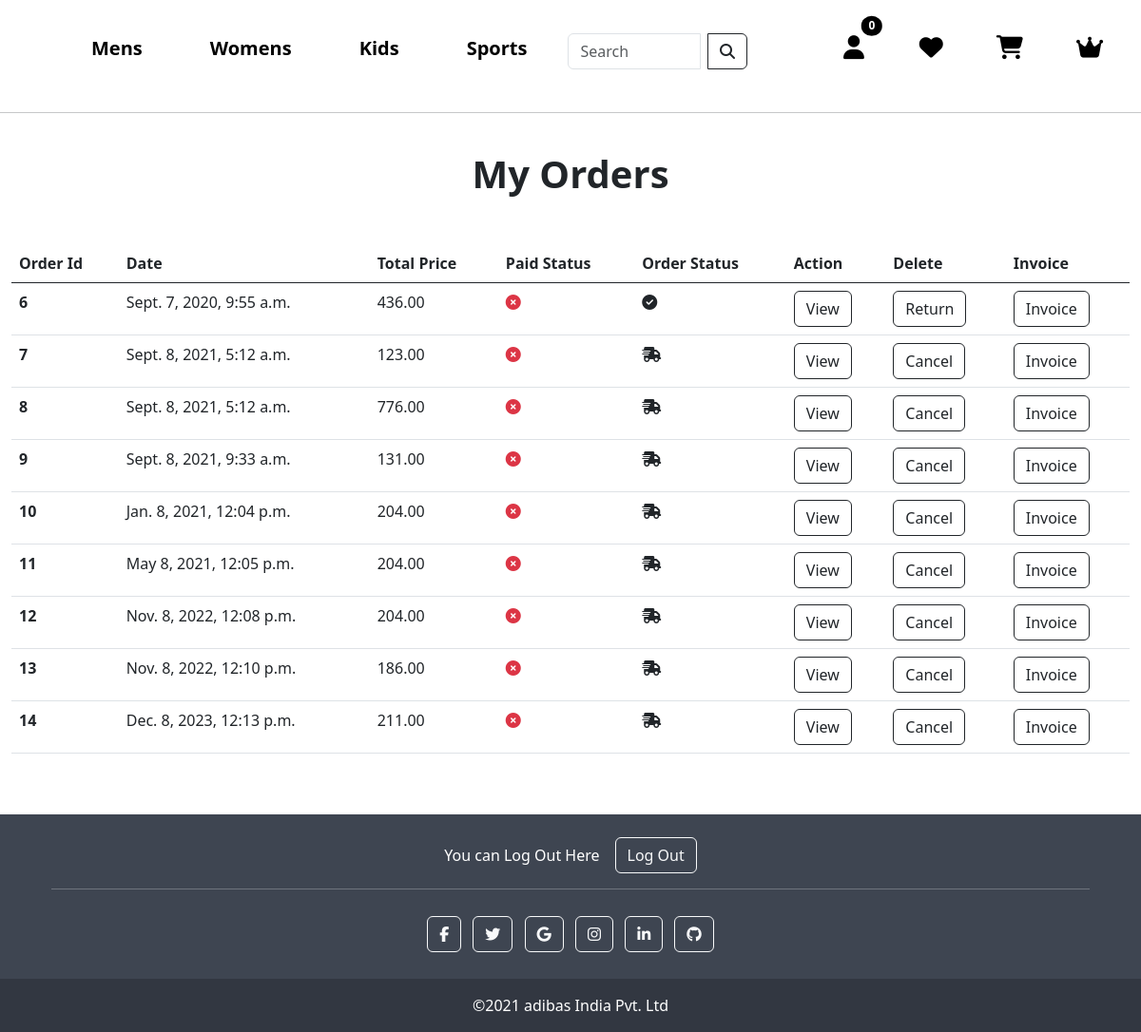
/order_list/ (signed in), run on an earlier commit of the app's database.
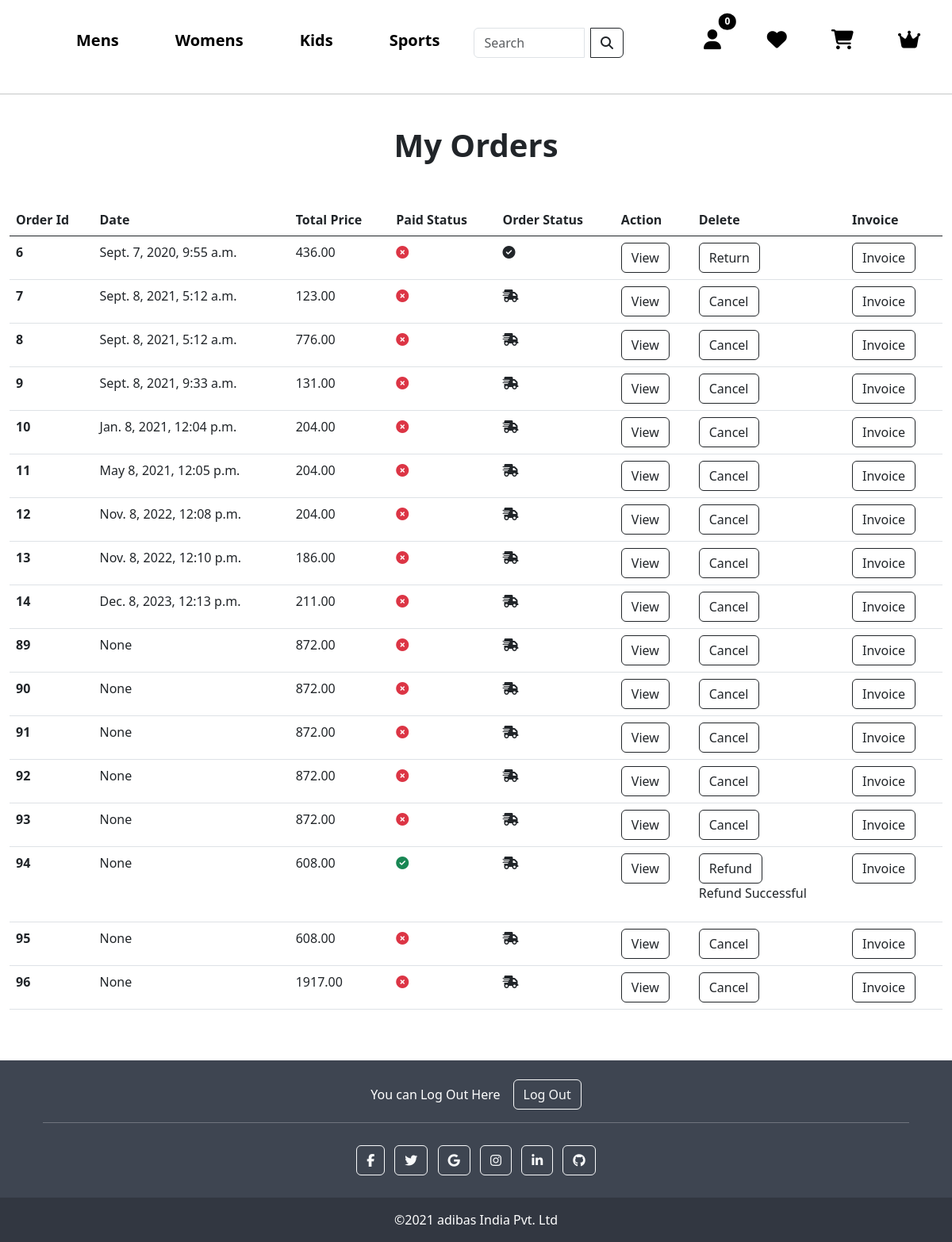
And on a later commit of the database.
### core/models.py (models this page shows, shortened)
class TopCategory(models.Model):
    tcid = ShortUUIDField(unique=True, length=10, max_length=20, prefix='tcat', alphabet="abcdefgh12345")
    title = models.CharField(max_length=200)
    class Meta:
        verbose_name_plural = "Top Categories"

class CartOrder(models.Model):
    user = models.ForeignKey(CustomUser, on_delete=models.CASCADE)
    price = models.DecimalField(max_digits=999999, decimal_places=2)
    paid_status = models.BooleanField(default=False)
    order_date = models.DateTimeField(null=True, blank=True)
    product_status = models.CharField(choices=STATUS_CHOICE, max_length=30, default='processing', null=True, blank=True)
    status = models.CharField(choices=STATUS, max_length=30, null=True, blank=True, default=None)
    is_rejected = models.BooleanField(default=False, null=True, blank=True)
    class Meta:
        verbose_name_plural = "Cart Orders"

### core/views.py (the view)
# urls.py: path('order_list/', views.order_list, name='order_list'),
def order_list(request):
    orders = CartOrder.objects.filter(user=request.user)
    context = {
        'orders' : orders,
            }
    return render(request, 'order_list.html', context)

### core/context_processor.py (called while the page is built)
def default(request):
    top = TopCategory.objects.all()
    cat = Category.objects.all()
    min_max_price = Product.objects.aggregate(Min('price'), Max('price'))
    return {
        'top':top,
        'cat': cat,
        'min_max_price': min_max_price
    }

### templates/order_list.html (shortened to what this page needs)
{% extends 'base.html' %}
{% block content %}
{% load static %}
<link rel="stylesheet" type="text/css" href="{% static 'profile.css' %}">
<section>
    <div class="container-fluid">
        <h3 style="font-size: 40px; font-weight: 700; text-align: center; margin-bottom: 50px;">My Orders</h3>
        <table class="table table-hover">
            <thead>
                <tr>
                    <th scope="col">Order Id</th>
                    <th scope="col">Date</th>
                    <th scope="col">Total Price</th>
                    <th scope="col">Paid Status</th>
                    <th scope="col">Order Status</th>
                    <th scope="col">Action</th>
                    <th scope="col">Delete</th>
                    <th scope="col">Invoice</th>
                </tr>
            </thead>
            <tbody>
                {% for order in orders %}
                <tr>
                    <th scope="row">{{ order.id }}</th>
                    <td>{{ order.order_date }}</td>
                    <td>{{ order.price }}</td>
                    {% if order.paid_status == True %}
                    <td><i class="fa-solid fa-circle-check text-success"></i></td>
                    {% else %}
                    <td><i class="fa-solid fa-circle-xmark text-danger"></i></td>
                    {% endif %}
                    {% if order.product_status == 'processing' or order.product_status == 'shipped' %}
                    <td><i class="fa-solid fa-truck-fast"></i></td>
                    {% else %}
                    <td><i class="fa-solid fa-circle-check"></i></td>
                    {% endif %}
                    <td><a href="{% url 'order_detail' order.id %}"><button class="btn btn-outline-dark">View</button></a></td>
                    <td>
                        {% if order.is_rejected == True %}
                            <p>This order cant be Proceed</p>
                            <form action="{% url 'cancel_order' order.id %}" method="post">
                                {% csrf_token %}
                                    <button type="submit" class="btn btn-outline-dark">Cancel</button>
                            </form>
                        {% else %}
                            {% if order.product_status == 'delivered' %}
                                <a style="text-decoration: none;" href="{% url 'refund_order' order.id %}"><button class="btn btn-outline-dark">Return</button></a>
                            {% else %}
                                {% if order.paid_status %}
                                    <a style="text-decoration: none;" href="{% url 'refund_order' order.id %}"><button class="btn btn-outline-dark">Refund</button></a>
                                    {% if order.status == 'refund_requested' %}
                                        <p>Refund Requested</p>
                                    {% elif order.status == 'refund_approved' %}
                                        <a style="text-decoration: none;" href="{% url 'approve_refund' order.id %}"><button class="btn btn-outline-dark">Confirm Refund</button></a>
                                    {% elif order.status == 'refund_successful' %}
                                        <p>Refund Successful</p>
                                    {% endif %}
                                {% else %}
                                    <form action="{% url 'cancel_order' order.id %}" method="post">
                                        <button type="submit" class="btn btn-outline-dark">Cancel</button>
                                    </form>
                                {% endif %}
                            {% endif %}
                        {% endif %}
                    </td>
                    <td><a href="{% url 'user_invoice' order.id %}"><button class="btn btn-outline-dark">Invoice</button></a></td>
                </tr>
                {% endfor %}
            </tbody>
        </table>
    </div>
</section>
{% endblock content%}

### templates/base.html (shortened to what this page needs)
{% load static %}
<!doctype html>
<html lang="en">
    <head>
    <link href="https://cdn.jsdelivr.net/npm/bootstrap@5.0.2/dist/css/bootstrap.min.css" rel="stylesheet">
    <link rel="stylesheet" type="text/css" href="{% static 'style.css' %}">
    <link rel="stylesheet" href="//code.jquery.com/ui/1.13.2/themes/base/jquery-ui.css">
    <link rel="stylesheet" href="https://cdnjs.cloudflare.com/ajax/libs/font-awesome/6.4.2/css/all.min.css" />
</head>
<body>
    <nav class="navbar navbar-expand-lg navbar-light">
        <div class="container-fluid">
            <a class="navbar-brand" href="{% url 'home' %}"><img class="header-logo" src="https://freepngimg.com/thumb/categories/1497.png" alt=""></a>
            <div class="collapse navbar-collapse" id="navbarSupportedContent">
                <ul class="navbar-nav me-auto mb-2 mb-lg-0">
                    {% for t in top %}
                    {% if t.title == 'Sports' %}
                    <li class="nav-item">
                        <a class="nav-link active" aria-current="page" style="font-size: 20px; color: red;" href="{% url 'mens_categories_product' t.title  %}" >{{ t.title }}</a>
                    </li>
                    {% else %}
                    <li class="nav-item">
                        <a class="nav-link active" aria-current="page" style="font-size: 20px;" href="{% url 'mens_categories_product' t.title  %}">{{ t.title }}</a>
                    </li>
                    {% endif %}
                    {% endfor %}
                    <form class="d-flex" role="search" action="{% url 'search' %}" method="get">
                        <div style="margin-top: 5px; margin-left: 15px;" class="input-group">
                            <input class="form-control me-2" type="search" placeholder="Search" name="q" id="product" aria-label="Search">
                            <button class="btn btn-outline-dark" type="submit">
                                <i class="fa fa-search"></i>
                            </button>
                        </div>
                    </form>
                    <li class="nav-item dropdown">
                        <a class="" style="margin-left: 50px;" href="#" id="navbarDropdown" role="button" data-bs-toggle="dropdown" aria-expanded="false">
                            <i class="fa-solid fa-user"></i>
                        </a>
                    </li>
                    <li class="nav-item">
                        <a class="nav-link" style="margin-left: 10px;" href="#"><i class="fa-solid fa-heart" style="margin-left: -15px;"></i></a>
                    </li>
                    <li class="nav-item">
                        <a class="nav-link" href="{% url 'cart_view' %}"><i class="fa-solid fa-cart-shopping" style="margin-left: -15px;"></i><span class="position-absolute top-0 start-100 translate-middle badge rounded-circle cart-items-count" style="margin-left: -17.7rem; margin-top: 1.7rem; background-color: black;">
                            {{ request.session.cart_data_obj|length }}
                            </span>
                        </a>
                    </li>
                    {% if user.is_authenticated and user.is_superuser %}
                        <li class="nav-item">
                            <a class="nav-link" href="{% url 'admin_panel' %}"><i class="fa-solid fa-crown" style="margin-left: -15px;"></i></a>
                        </li>
                    {% endif %}
                </ul>
            </div>
        </div>
    </nav>
    <hr>
    <br>
    {% block content %}
    {% endblock content %}
<br><br>
    <footer
    class="text-center text-lg-start text-white"
    style="background-color: #3e4551"
    >
<div class="container p-4 pb-0">
<section class="">
    <p class="d-flex justify-content-center align-items-center">
        <span class="me-3">You can Log Out Here</span>
        <a href="{% url 'logout' %}"><button type="button" class="btn btn-outline-light btn-rounded">Log Out</button></a>
    </p>
</section>
<hr class="mb-4" />
<section class="mb-4 text-center">
<a
    class="btn btn-outline-light btn-floating m-1"
    href="https://www.facebook.com/adidasIN/?brand_redir=182162001806727"
    role="button"
    ><i class="fab fa-facebook-f"></i
></a>
<a
    class="btn btn-outline-light btn-floating m-1"
    href="https://twitter.com/adidas?lang=en"
    role="button"
    ><i class="fab fa-twitter"></i
></a>
<a
    class="btn btn-outline-light btn-floating m-1"
    href="https://www.adidas-group.com/en/about/profile/"
    role="button"
    ><i class="fab fa-google"></i
></a>
<a
    class="btn btn-outline-light btn-floating m-1"
    href="https://www.instagram.com/adidas/?hl=en"
    role="button"
    ><i class="fab fa-instagram"></i
></a>
<a
    class="btn btn-outline-light btn-floating m-1"
    href="https://www.linkedin.com/company/adidas/"
    role="button"
    ><i class="fab fa-linkedin-in"></i
></a>
<a
    class="btn btn-outline-light btn-floating m-1"
    href="https://github.com/adidas"
    role="button"
    ><i class="fab fa-github"></i
></a>
</section>
</div>
<div
    class="text-center p-3"
    style="background-color: rgba(0, 0, 0, 0.2)"
    >
    ©2021 adibas India Pvt. Ltd
</div>
</footer>
    <link href="https://cdn.jsdelivr.net/npm/bootstrap@5.3.0/dist/css/bootstrap.min.css" rel="stylesheet">
</body>
</html>

### static/style.css (style rules this page uses)
.navbar { padding: 1px; }
.navbar-brand { margin-right: 1rem; }
.navbar-nav { display: flex; align-items: center; }
.navbar-nav .nav-item a { font-family: 'Segoe UI', Tahoma, Geneva, Verdana, sans-serif !important; font-weight: 600; color: black !important; text-decoration: none !important; }
.nav-item { padding: 20px; margin-left: 15px; }
.nav-item .fa-solid { font-size: 25px; margin-left: 1rem; color: black; }

What changed in the data, as far as the page shows it:
added CartOrder: id "89", order_date "None", price "872.00", paid_status False (drawn), product_status "processing" (drawn), is_rejected "Cancel"
added CartOrder: id "90", order_date "None", price "872.00", paid_status False (drawn), product_status "processing" (drawn), is_rejected "Cancel"
added CartOrder: id "91", order_date "None", price "872.00", paid_status False (drawn), product_status "processing" (drawn), is_rejected "Cancel"
added CartOrder: id "92", order_date "None", price "872.00", paid_status False (drawn), product_status "processing" (drawn), is_rejected "Cancel"
added CartOrder: id "93", order_date "None", price "872.00", paid_status False (drawn), product_status "processing" (drawn), is_rejected "Cancel"
added CartOrder: id "94", order_date "None", price "608.00", paid_status True (drawn), product_status "processing" (drawn), is_rejected "Refund"
added CartOrder: id "95", order_date "None", price "608.00", paid_status False (drawn), product_status "processing" (drawn), is_rejected "Cancel"
added CartOrder: id "96", order_date "None", price "1917.00", paid_status False (drawn), product_status "processing" (drawn), is_rejected "Cancel"
